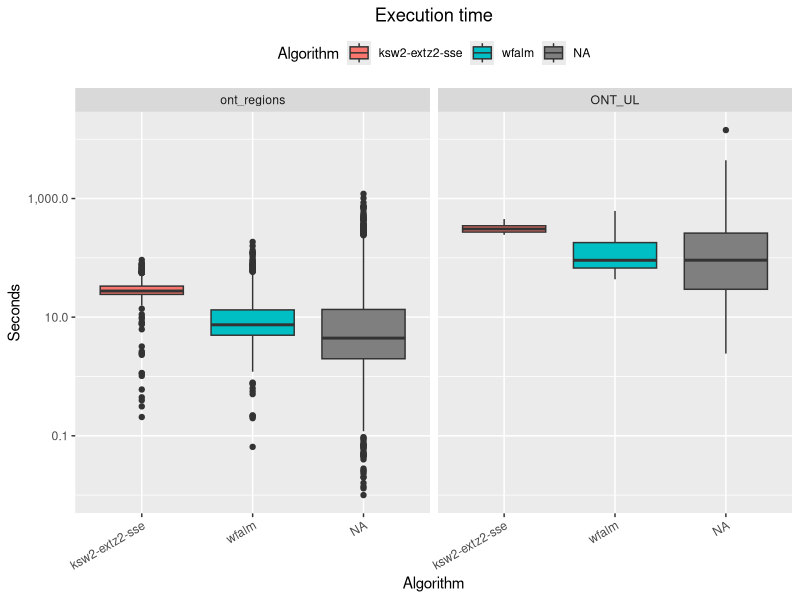
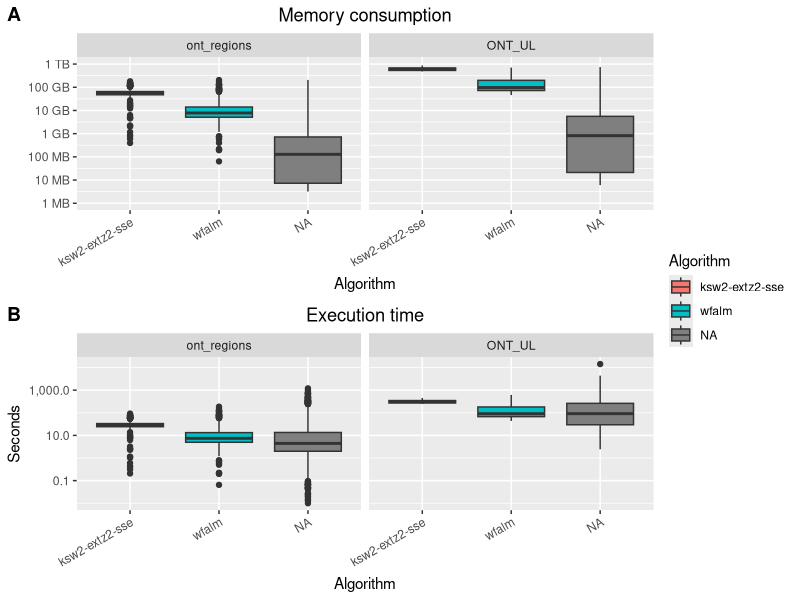

R code for these plots, in order:
library(ggplot2)
library(ggforce)
options(scipen = 9)

stats_df <- read.table('statistics_all.tsv', sep = '\t', header = F)
names(stats_df) <- c('set', 'seq', 'mode', 'value', 'statistic')
lengths_df <- read.table('lengths_all.tsv', sep = '\t', header = F)
names(lengths_df) <- c('set', 'seq', 'query.length', 'target.length')
scores_df <- read.table('scores_all.tsv', sep = '\t', header = T)
names(scores_df) <- c('set', 'seq', 'mode', 'score')

statsWithMetadata_df <- merge(
  stats_df,
  lengths_df,
  all.x=T,
  by.x = c('set', 'seq'), by.y = c('set', 'seq')
)
statsWithMetadata_df <- merge(
  statsWithMetadata_df,
  scores_df,
  all.x=T,
  by.x = c('set', 'seq', 'mode'), by.y = c('set', 'seq', 'mode')
)
statsWithMetadata_df$score[is.na(statsWithMetadata_df$score)] <- 1

# Rename datasets
levels(statsWithMetadata_df$set)[match("ont_regions",levels(statsWithMetadata_df$set))] <- "ONT PromethION reads vs CHM13 v1.1"
levels(statsWithMetadata_df$set)[match("ONT_UL",levels(statsWithMetadata_df$set))] <- "ONT Ultra Long > 500kbps"

# Rename algorithms and change their order
levels(statsWithMetadata_df$mode)[match("edlib",levels(statsWithMetadata_df$mode))] <- "edlib (edit distance)"
levels(statsWithMetadata_df$mode)[match("bitpal-scored",levels(statsWithMetadata_df$mode))] <- "bitpal (score only)"
levels(statsWithMetadata_df$mode)[match("biwfa",levels(statsWithMetadata_df$mode))] <- "BiWFA"
levels(statsWithMetadata_df$mode)[match("wfa-high",levels(statsWithMetadata_df$mode))] <- "WFA-high"
levels(statsWithMetadata_df$mode)[match("wfa-low",levels(statsWithMetadata_df$mode))] <- "WFA-low"
levels(statsWithMetadata_df$mode)[match("wfa-med",levels(statsWithMetadata_df$mode))] <- "WFA-med"
levels(statsWithMetadata_df$mode)[match("wfalm-lowmem",levels(statsWithMetadata_df$mode))] <- "wfalm-low"
levels(statsWithMetadata_df$mode)[match("wfalm-rec",levels(statsWithMetadata_df$mode))] <- "wfalm-recursive"

statsWithMetadata_df$mode <- factor(
  statsWithMetadata_df$mode,
  levels = c("edlib (edit distance)", "bitpal (score only)", "ksw2-extz2-sse", "WFA-high", "WFA-med", "WFA-low",  "wfalm", "wfalm-low", "wfalm-recursive", "BiWFA")
)


# Plot memory use
x <- statsWithMetadata_df[statsWithMetadata_df$statistic == 'memory_kb' & !is.nan(statsWithMetadata_df$value), ]
x <- x[x$query.length >= 10000 & x$target.length >= 10000,] # To clean outliers
px <- ggplot(x, aes(x = mode, y = value / 1024, fill=mode)) +
  geom_boxplot() +
  scale_y_continuous(
    trans='log10',
    #labels = scales::comma,
    limits=c(1, 1000000),
    n.breaks = 6,
    labels=c("NA" = "", "1" = "1 MB", "10" = "10 MB", "100" = "100 MB", "1000" = "1 GB", "10000" = "10 GB", "100000" = "100 GB", "1000000" = "1 TB", "NA" = "")
  ) +
  facet_wrap (
    ~set,
    ncol = 2
  ) +
  theme(
    plot.title = element_text(hjust = 0.5),
    legend.position = "top",
    axis.text.x = element_text(angle = 30, vjust = 1.0, hjust=1)
  ) +
  guides(fill=guide_legend(title="Algorithm")) +
  ggtitle('Memory consumption') +
  xlab("Algorithm") + ylab("")

# Plot runtime
y <- statsWithMetadata_df[statsWithMetadata_df$statistic == 'time_s' & !is.nan(statsWithMetadata_df$value), ]
y <- y[y$query.length >= 10000 & y$target.length >= 10000,] # To clean outliers
py <- ggplot(y, aes(x = mode, y = value + 0.001, fill=mode)) +
  geom_boxplot() +
  scale_y_continuous(
    trans='log10',
    labels = scales::comma
  ) +
  facet_wrap (
    ~set,
    ncol = 2
  ) +
  theme(
    plot.title = element_text(hjust = 0.5),
    legend.position = "top",
    axis.text.x = element_text(angle = 30, vjust = 1.0, hjust=1)
  ) +
  guides(fill=guide_legend(title="Algorithm")) +
  ggtitle('Execution time') +
  xlab("Algorithm") + ylab("Seconds")
py

# Plot both and save the image
library(ggpubr)
pxy <- ggpubr::ggarrange(px, py, align='hv', labels=c('A', 'B'),legend = "right", # legend position,
                         common.legend = T, nrow = 2)
ggsave(plot = pxy, paste0('Figure1', '.pdf'), width = 30, height = 20, units = "cm", dpi = 100, bg = "transparent", limitsize = FALSE)
